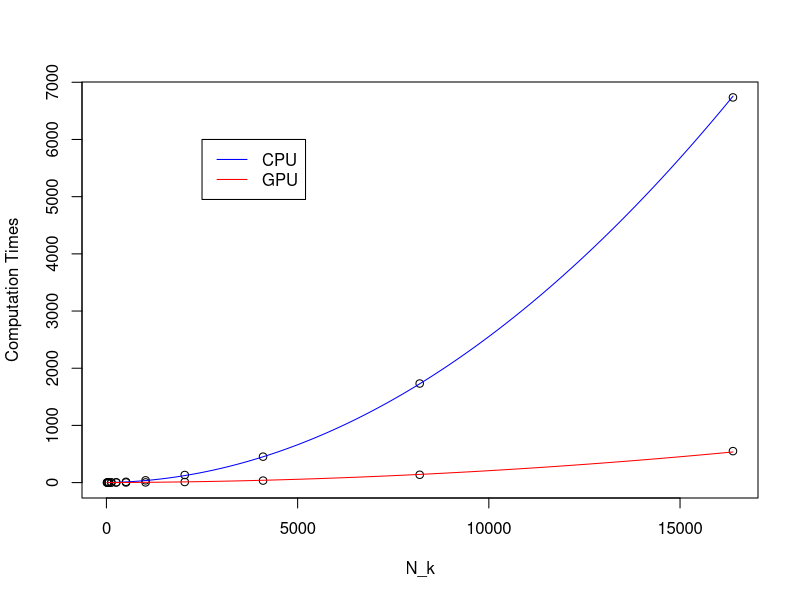

The R script that drew this image:
# size of capital grid
nk = 2^(4:14);

# times
cputimes = c(0.22,0.48,1.14,2.32,5.64,14.17,39.8,132.97,453.71,1732.68,6735.47);
gputimes = c(1.27,1.29,1.33,1.39,1.55,2.01,3.58,10.44,35.32,136.98,550.29);
ratio = gputimes/cputimes;

# regress sqrt(time) on capital grid length
cpureg = lm(sqrt(cputimes)~nk);
gpureg = lm(sqrt(gputimes)~nk);

# fine grid for capital
nkgrid = seq(min(nk),max(nk),length=10000);

# interpolate and extrapolate times
cpufit = (cpureg$coef[1] + cpureg$coef[2]*nkgrid)^2;
gpufit = (gpureg$coef[1] + gpureg$coef[2]*nkgrid)^2;

# plot
pdf(file="plottimes.pdf", height=8, width=10)
plot(nk,cputimes,xlab="N_k",ylab="Computation Times");
points(nk,gputimes);
lines(nkgrid,cpufit,col="blue");
lines(nkgrid,gpufit,col="red");
legend(2500,6000,legend=c("CPU","GPU"),lty=c(1,1),col=c("blue","red"))
dev.off()

# extrapolate
nk_x = 2^(15:20);
cputimes_x = (cpureg$coef[1] + cpureg$coef[2]*nk_x)^2;
gputimes_x = (gpureg$coef[1] + gpureg$coef[2]*nk_x)^2;
ratio_x = gputimes_x/cputimes_x;
